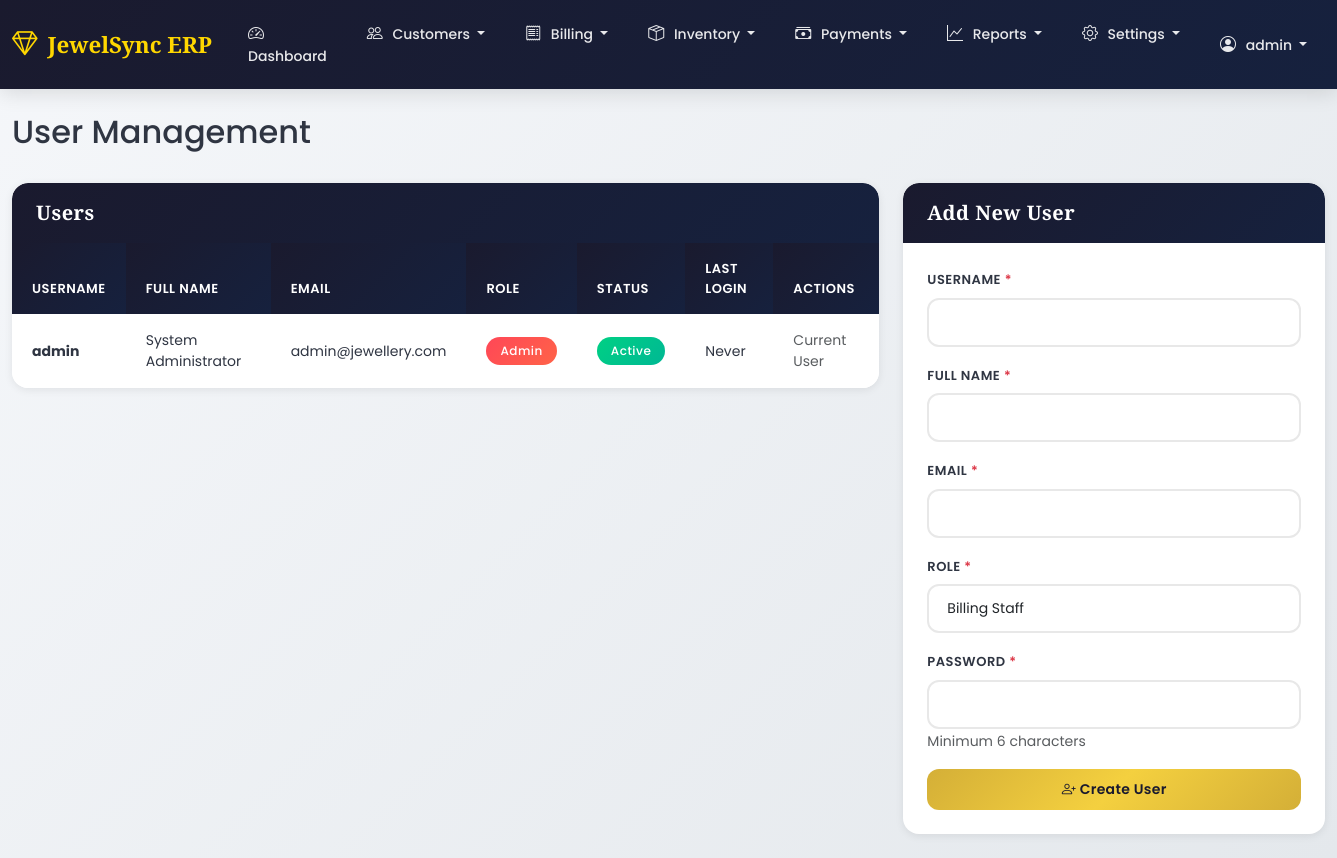
The page /settings/users.php (signed in) on the database its author committed.
### tables this page shows
CREATE TABLE users (
    id INT AUTO_INCREMENT PRIMARY KEY,
    username VARCHAR(50) NOT NULL UNIQUE,
    password_hash VARCHAR(255) NOT NULL,
    email VARCHAR(100) NOT NULL UNIQUE,
    full_name VARCHAR(100) NOT NULL,
    role ENUM('admin', 'billing', 'accountant') NOT NULL DEFAULT 'billing',
    is_active BOOLEAN DEFAULT TRUE,
    last_login DATETIME,
    created_at DATETIME DEFAULT CURRENT_TIMESTAMP,
    updated_at DATETIME DEFAULT CURRENT_TIMESTAMP ON UPDATE CURRENT_TIMESTAMP
);

### settings/users.php (the view, shortened to what this page needs)
<?php
$db = getDBConnection();
$stmt = $db->query("SELECT * FROM users ORDER BY created_at DESC");
$users = $stmt->fetchAll();
include __DIR__ . '/../includes/header.php';
?>
<div class="d-flex justify-content-between align-items-center mb-4">
    <h2><i class="bi bi-people-gear"></i> User Management</h2>
</div>
<div class="row">
    <div class="col-md-8">
        <div class="card">
            <div class="card-header">
                <h5 class="mb-0">Users</h5>
            </div>
            <div class="card-body p-0">
                <div class="table-responsive">
                    <table class="table table-hover mb-0">
                        <thead>
                            <tr>
                                <th>Username</th>
                                <th>Full Name</th>
                                <th>Email</th>
                                <th>Role</th>
                                <th>Status</th>
                                <th>Last Login</th>
                                <th>Actions</th>
                            </tr>
                        </thead>
                        <tbody>
                            <?php foreach ($users as $user): ?>
                            <tr>
                                <td><strong><?php echo $user['username']; ?></strong></td>
                                <td><?php echo $user['full_name']; ?></td>
                                <td><?php echo $user['email']; ?></td>
                                <td>
                                    <span class="badge bg-<?php echo $user['role'] === ROLE_ADMIN ? 'danger' : ($user['role'] === ROLE_ACCOUNTANT ? 'info' : 'primary'); ?>">
                                        <?php echo ucfirst($user['role']); ?>
                                    </span>
                                </td>
                                <td>
                                    <?php if ($user['is_active']): ?>
                                        <span class="badge bg-success">Active</span>
                                    <?php else: ?>
                                        <span class="badge bg-secondary">Inactive</span>
                                    <?php endif; ?>
                                </td>
                                <td><?php echo $user['last_login'] ? formatDate($user['last_login']) : 'Never'; ?></td>
                                <td>
                                    <?php if ($user['id'] != $_SESSION['user_id']): ?>
                                    <a href="?toggle=1&id=<?php echo $user['id']; ?>" class="btn btn-sm <?php echo $user['is_active'] ? 'btn-warning' : 'btn-success'; ?>"
                                       onclick="return confirm('Are you sure you want to <?php echo $user['is_active'] ? 'deactivate' : 'activate'; ?> this user?')">
                                        <?php echo $user['is_active'] ? 'Deactivate' : 'Activate'; ?>
                                    </a>
                                    <?php else: ?>
                                    <span class="text-muted">Current User</span>
                                    <?php endif; ?>
                                </td>
                            </tr>
                            <?php endforeach; ?>
                        </tbody>
                    </table>
                </div>
            </div>
        </div>
    </div>
    <div class="col-md-4">
        <div class="card">
            <div class="card-header">
                <h5 class="mb-0">Add New User</h5>
            </div>
            <div class="card-body">
                <form method="POST" action="">
                    <div class="mb-3">
                        <label class="form-label">Username <span class="text-danger">*</span></label>
                        <input type="text" name="username" class="form-control" required>
                    </div>
                    <div class="mb-3">
                        <label class="form-label">Full Name <span class="text-danger">*</span></label>
                        <input type="text" name="full_name" class="form-control" required>
                    </div>
                    <div class="mb-3">
                        <label class="form-label">Email <span class="text-danger">*</span></label>
                        <input type="email" name="email" class="form-control" required>
                    </div>
                    <div class="mb-3">
                        <label class="form-label">Role <span class="text-danger">*</span></label>
                        <select name="role" class="form-select" required>
                            <option value="<?php echo ROLE_BILLING; ?>">Billing Staff</option>
                        </select>
                    </div>
                    <div class="mb-3">
                        <label class="form-label">Password <span class="text-danger">*</span></label>
                        <input type="password" name="password" class="form-control" required minlength="6">
                        <small class="text-muted">Minimum 6 characters</small>
                    </div>
                    <div class="d-grid">
                        <button type="submit" class="btn btn-primary">
                            <i class="bi bi-person-plus"></i> Create User
                        </button>
                    </div>
                </form>
            </div>
        </div>
    </div>
</div>
<?php include __DIR__ . '/../includes/footer.php'; ?>

### assets/css/style.css (style rules this page uses)
:root { --primary-color: #d4af37; --primary-dark: #b8941f; --primary-light: #e8c547; --secondary-color: #c0c0c0; --dark-bg: #1a1a2e; --dark-secondary: #16213e; --light-bg: #f8f9fa; --card-bg: #ffffff; --success-color: #00d084; --danger-color: #ff4757; --warning-color: #ffa502; --info-color: #3742fa; --text-dark: #2f3542; --text-muted: #747d8c; --border-color: #e8e8e8; --shadow-sm: 0 2px 8px rgba(0,0,0,0.08); --shadow-md: 0 4px 20px rgba(0,0,0,0.12); --shadow-lg: 0 10px 40px rgba(0,0,0,0.15); --gradient-gold: linear-gradient(135deg, #d4af37 0%, #f4d03f 50%, #d4af37 100%); --gradient-dark: linear-gradient(135deg, #1a1a2e 0%, #16213e 100%); --gradient-primary: linear-gradient(135deg, #667eea 0%, #764ba2 100%); }
* { margin: 0; padding: 0; box-sizing: border-box; }
body { background: linear-gradient(135deg, #f5f7fa 0%, #e4e8ec 100%); font-family: 'Poppins', sans-serif; color: var(--text-dark); min-height: 100vh; }
.card { border: none; border-radius: 16px; background: var(--card-bg); box-shadow: var(--shadow-sm); transition: all 0.3s cubic-bezier(0.4, 0, 0.2, 1); overflow: hidden; }
.card-header { background: var(--gradient-dark); color: white; border-radius: 16px 16px 0 0 !important; padding: 18px 24px; border: none; }
.card-header h5, .card-header h4 { margin: 0; font-weight: 600; font-family: 'Playfair Display', serif; letter-spacing: 0.5px; }
.card-body { padding: 24px; }
.table { margin-bottom: 0; }
.table thead th { background: var(--gradient-dark); color: white; font-weight: 600; border: none; padding: 16px 20px; font-size: 13px; text-transform: uppercase; letter-spacing: 0.5px; }
.table tbody td { padding: 16px 20px; vertical-align: middle; border-bottom: 1px solid var(--border-color); color: var(--text-dark); font-size: 14px; }
.table tbody tr { transition: all 0.2s ease; }
.table tbody tr:last-child td { border-bottom: none; }
.table .badge { padding: 8px 14px; font-size: 12px; font-weight: 500; border-radius: 20px; }
.btn { border-radius: 12px; font-weight: 500; padding: 10px 24px; transition: all 0.3s cubic-bezier(0.4, 0, 0.2, 1); border: none; font-size: 14px; letter-spacing: 0.3px; }
.btn-primary { background: var(--gradient-gold); color: #1a1a2e; font-weight: 600; }
.form-control, .form-select { border-radius: 12px; border: 2px solid var(--border-color); padding: 12px 18px; font-size: 14px; transition: all 0.3s ease; background: white; }
.form-label { font-weight: 600; color: var(--text-dark); margin-bottom: 8px; font-size: 13px; text-transform: uppercase; letter-spacing: 0.5px; }
.badge { padding: 8px 16px; font-weight: 600; font-size: 12px; border-radius: 20px; letter-spacing: 0.5px; }
.badge.bg-success { background: linear-gradient(135deg, #00d084 0%, #00b894 100%) !important; }
.badge.bg-danger { background: linear-gradient(135deg, #ff4757 0%, #ff6348 100%) !important; }

### rows shown on the page
users: username "admin", full_name "System Administrator", email "admin@jewellery.com", role "Admin", is_active "Active", shows "Never", shows "Current User"

### other values the page prints
APP_NAME "JewelSync ERP"
$_SESSION['username'] "admin"
